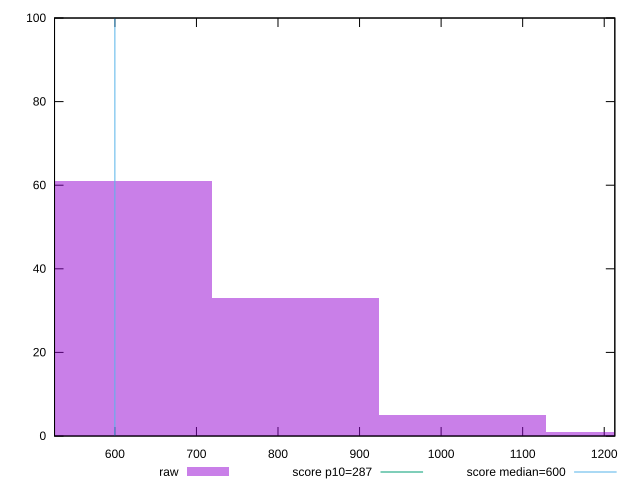

This figure's gnuplot source:
reset

$raw <<EOF
615.9229923636206 61
1026.5383206060342 5
821.2306564848274 33
1231.845984727241 1
EOF

set key outside below
set boxwidth 205.30766412120684
set xrange [526:1213]
set yrange [0:100]
set trange [0:100]
set style fill transparent solid 0.5 noborder

set parametric
set terminal svg size 640, 490 enhanced background rgb 'white'
set output "report_00025_2021-02-22T21:38:55.199Z/total-blocking-time/samples/pages+cached/raw/histogram.svg"

plot $raw title "raw" with boxes, \
     287,t title "score p10=287", \
     600,t title "score median=600"

reset
